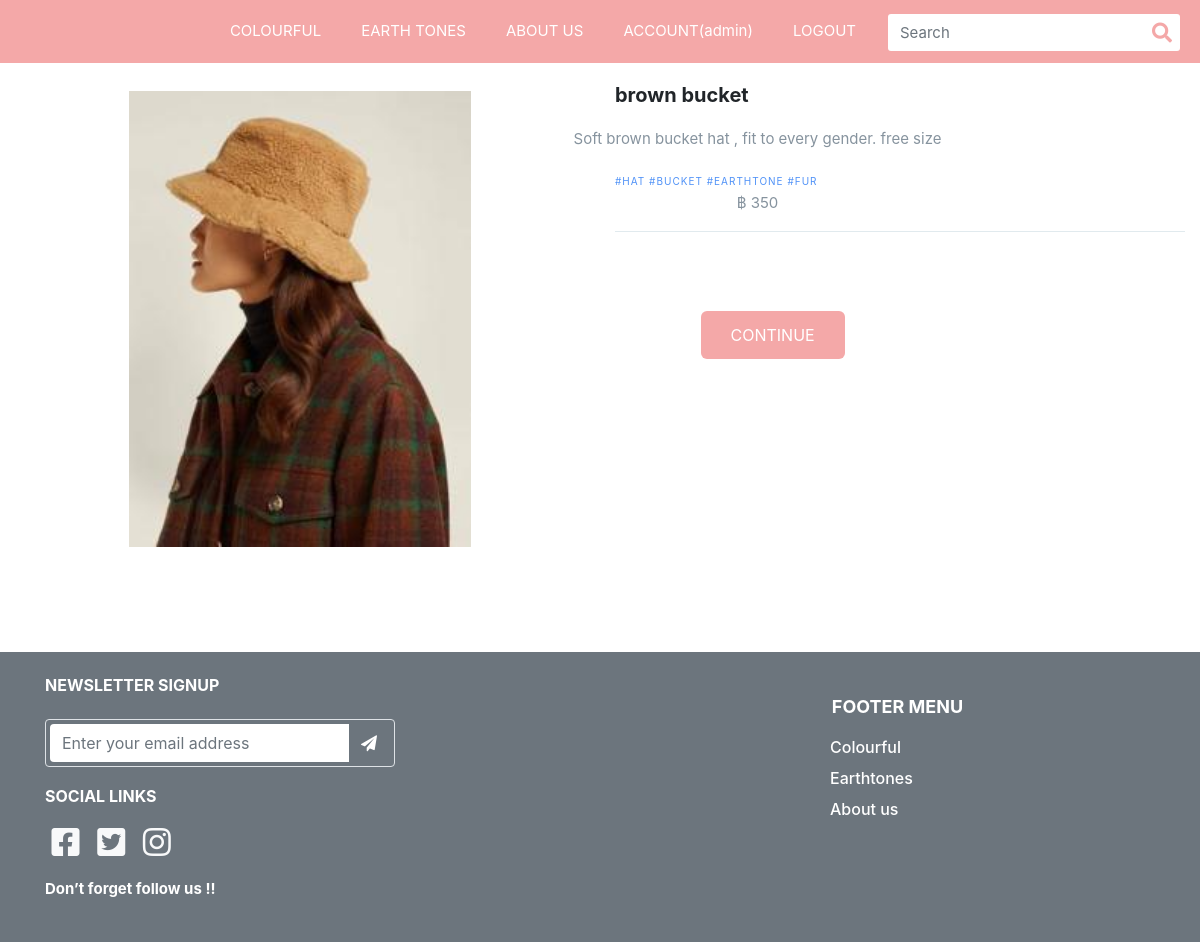
/ProductDetail?type=Earthtones (signed in), run on the app's committed database.
### item/models.py (models this page shows, shortened)
class Item(models.Model):
    name = models.CharField(max_length=300)
    detail = models.TextField(max_length=1000)
    slug = models.SlugField(unique=True,default=None)
    img = models.ImageField(default='default_item.png', upload_to='item_pics')
    amount = models.PositiveIntegerField(default=0)
    category = models.ForeignKey(Category, on_delete=models.PROTECT,default=None)
    price = models.PositiveIntegerField(default=0)
    hashtag = models.TextField(max_length=100,default=None)
    class Meta:
        verbose_name_plural = "สินค้า"

### item/views.py (the view)
# urls.py: path('ProductDetail' , views.Detail,name='Detail'),
def Detail(request):
    type=request.GET['type']
    if request.user.is_authenticated:
        if type == "Earthtones":
            some_Earthtones = Category.objects.get(category="Earthtones")
            Item_Earthtones = list(Item.objects.all().filter(category=some_Earthtones))
            randomItemE = random.sample(Item_Earthtones,1)
            context = {'Item': randomItemE}
        elif type == "Colourful":
            some_Colourful = Category.objects.get(category="Colourful")
            Item_Colourful = list(Item.objects.all().filter(category=some_Colourful))
            randomItemC = random.sample(Item_Colourful,1)
            context = {'Item': randomItemC}
        return render(request,'Detail.html',context=context)
    else:
        messages.info(request,"Login Before Random please")
        return redirect('/Login')

### template/Detail.html (shortened to what this page needs)
{% extends "1Navbar.html" %}
{% load static %}
{% block content %}
<!DOCTYPE html>
<html lang="en">
<head>
    <link rel="stylesheet" href="{% static 'css/detail.css' %}">
</head>
<body>
<div class="container-fluid">
    <div class="row">
        {% for item in Item %}
        <div class="col-sm-6">
            <div class="left-column">
                <img src="{{ item.img.url }}" width="300px"></img>
            </div>
        </div>
        <div class="col-sm-6">
            <div class="right-column">
                <div class="product-description">
                    <h5>{{ item.name }}</h5>
                    <p>{{ item.detail }}</p>
                   <span>{{ item.hashtag }}</span>
                    <p> ฿ {{ item.price }}</p>
                </div>
                {% endfor %}
                <div class="product-price">
                    <a href="/Payment" class="continue-btn">CONTINUE</a>
                </div>
            </div>
        </div>
    </div>
</div>
<footer>
    <div class="jumbotron jumbotron-fluid bg-secondary p-4 mt-5 mb-0">
      <div class="container">
        <div class="row">
          <div class="col-lg-4 col-md-6 mb-lg-0">
            <h6 class="text-uppercase font-weight-bold mb-4">NEWSLETTER SIGNUP</h6>
            <div class="p-1 rounded border">
              <div class="input-group">
                <input type="email" placeholder="Enter your email address" aria-describedby="button-addon1"
                  class="form-control border-0 shadow-0">
                <div class="input-group-append">
                  <button id="button-addon1" type="submit" class="btn btn-link"><i
                      class="fa fa-paper-plane"></i></button>
                </div>
              </div>
            </div>
            <h5 class="card-title text-white display-4" style="font-size:16px">SOCIAL LINKS</h5>
            <a class="text-light" href="#"><i class="fab fa-facebook-square fa-fw fa-2x"></i></a>
            <a class="text-light" href="#"><i class="fab fa-twitter-square fa-fw fa-2x"></i></a>
            <a class="text-light" href="#"><i class="fab fa-instagram fa-fw fa-2x"></i></a>
            <h5 class="card-title text-white display-4" style="font-size:15px">Don’t forget follow us !!</h5>
          </div>
          <div class="col-sm-8 col-md-6">
            <div class="footermenu">
              <h5 class="card-title text-white display-4" style="font-size:18px">FOOTER MENU</h5>
              <a class="text-light" href="/Colourful">
                <h6 class="card-title text-white" style="font-size:16px">Colourful</h6>
              </a>
              <a class="text-light" href="/Earthtone">
                <h6 class="card-title text-white" style="font-size:16px">Earthtones</h6>
              </a>
              <a class="text-light" href="/Aboutus">
                <h6 class="card-title text-white" style="font-size:16px">About us</h6>
              </a>
            </div>
          </div>
        </div>
      </div>
    </div>
  </footer>
</body>
</html>
{% endblock %}

### template/1Navbar.html (shortened to what this page needs)
{% load static %}
<!DOCTYPE html>
<html lang="en">
<head>
    <link rel="stylesheet" href="https://use.fontawesome.com/releases/v5.4.2/css/all.css">
    <link rel="stylesheet" href="https://cdnjs.cloudflare.com/ajax/libs/normalize/5.0.0/normalize.min.css">
    <link rel='stylesheet' href='https://cdnjs.cloudflare.com/ajax/libs/twitter-bootstrap/4.0.0-beta.2/css/bootstrap.css'>
    <link rel="stylesheet" type="text/css" href="{% static 'css/home.css' %}">
    <link rel="stylesheet" href="{% static 'js/home.js' %}">
</head>
<body>
    <nav class="navbar navbar-expand-custom navbar-mainbg">
        <a class="logo" href="/"><img
            src="https://media.discordapp.net/attachments/821058393442877482/835167645514727454/image0.png?width=1363&height=613"
            alt=""></a>
        <div class="collapse navbar-collapse" id="navbarSupportedContent">
          <ul class="navbar-nav ml-auto">
            <li class="nav-item ">
              <a class="nav-link" href="/List?category=Colourful"> COLOURFUL</a>
            </li>
            <li class="nav-item">
              <a class="nav-link" href="/List?category=Earthtones">EARTH TONES</a>
            </li>
            <li class="nav-item ">
              <a class="nav-link" href="/Aboutus">ABOUT US</a>
            </li>
            {% if user.is_authenticated %}
            <li class="nav-item">
              <a class="nav-link" href="/Myorder">ACCOUNT({{ user.username }})</a>
            </li>
            <li class="nav-item">
              <a class="nav-link" href="/Logout">LOGOUT</a>
            </li>
            {% endif %}
          </ul>
          <form class="form-inline " method="GET">
            <div class="input-group search-box">
              <input type="text" style="margin-left: 12px; text-shadow: #535e67 2px;" class="form-control"
                placeholder="Search" required="required" name="q">
              <span class="input-group-btn">
                <button class="btn" style="color: #F4A8A8;" type="submit"><i class="fas fa-search"></i></button>
              </span>
            </div>
          </form>
        </div>
      </nav>
    {% block content %}
    {% endblock content %}
</body>
</html>

### staticfile/css/home.css (style rules this page uses)
.logo img { margin-top: 1.2px; padding: 0px; height: 60px; padding-left: 30px; }
.navbar-mainbg { width: 100%; background-color: #F4A8A8; padding: 0px; }
#navbarSupportedContent { overflow: hidden; position: relative; }
#navbarSupportedContent ul li a { color: rgb(255, 255, 255); text-decoration: none; font-size: 15px; display: block; padding: 20px 20px; position: relative; }
.search-box { position: relative; height: 34px; margin-right: 20px; }
.search-box input { border: 0; border-radius: 3px !important; padding-right: 40px; font-size: 15px; }
.search-box .input-group-btn { position: absolute; right: 0; top: 0; z-index: 999; }
.search-box .input-group-btn button { background-color: transparent; border: 0; padding: 4px 8px; font-size: 20px; }
@media (min-width: 992px) { .navbar-expand-custom { -ms-flex-flow: row nowrap; flex-flow: row nowrap; -ms-flex-pack: start; justify-content: flex-start; } }
@media (min-width: 992px) { .navbar-expand-custom .navbar-nav { -ms-flex-direction: row; flex-direction: row; } }
@media (min-width: 992px) { .navbar-expand-custom .navbar-collapse { display: -ms-flexbox!important; display: flex!important; -ms-flex-preferred-size: auto; flex-basis: auto; } }
.row h6 { color: white; }
.row h5 { margin-top: 20px; margin-bottom: 20px; font-weight: bold; }
.row button { color: white; margin-top: auto; margin-left: auto; }
.footermenu { margin-left: 75%; }
.footermenu h5 { text-align: center; }

### staticfile/css/detail.css (style rules this page uses)
.logo img { margin-top: 1.2px; padding: 20px; height: 60px; padding-left: 30px; }
.navbar-mainbg { width: 100%; background-color: #F4A8A8; padding: 0px; }
#navbarSupportedContent { overflow: hidden; position: relative; }
#navbarSupportedContent ul li a { color: rgb(255, 255, 255); text-decoration: none; font-size: 15px; display: block; padding: 20px 20px; position: relative; }
.search-box { position: relative; height: 34px; margin-right: 20px; }
.search-box input { border: 0; border-radius: 3px !important; padding-right: 40px; font-size: 15px; }
.search-box .input-group-btn { position: absolute; right: 0; top: 0; z-index: 999; }
.search-box .input-group-btn button { background-color: transparent; border: 0; padding: 4px 8px; font-size: 20px; }
@media (min-width: 992px) { .navbar-expand-custom { -ms-flex-flow: row nowrap; flex-flow: row nowrap; -ms-flex-pack: start; justify-content: flex-start; } }
@media (min-width: 992px) { .navbar-expand-custom .navbar-nav { -ms-flex-direction: row; flex-direction: row; } }
@media (min-width: 992px) { .navbar-expand-custom .navbar-collapse { display: -ms-flexbox!important; display: flex!important; -ms-flex-preferred-size: auto; flex-basis: auto; } }
.left-column img { width: 60%; margin-top: 5%; margin-left: 20%; margin-bottom: 10%; }
.product-description { border-bottom: 1px solid #e1eaee; margin-bottom: 20px; }
.product-description span { font-size: 12px; color: #5092f7; letter-spacing: 1px; text-transform: uppercase; text-decoration: none; }
.product-description p { font-size: 15px; font-weight: 0px; color: #86939E; line-height: 24px; margin-left: -340px; text-align: center; }
.product-price { align-items: center; }
.continue-btn { display: inline-block; background-color: #F4A8A8; border-radius: 6px; font-size: 16px; color: #FFFFFF; text-decoration: none; padding: 12px 30px; transition: all .5s; margin-top: 59px; margin-left: 290px; }
@media screen and (min-width: 421px) { .product-description p { margin-left: 0; } }
@media screen and (min-width: 421px) { .continue-btn { margin-left: 40%; } }
@media screen and (min-width: 576px) { .product-description p { font-size: 15px; margin-left: -50%; } }
@media screen and (min-width: 576px) { .product-description span { font-size: 10px; } }
@media screen and (min-width: 576px) { .continue-btn { margin-left: 15%; } }
.row h6 { color: white; }
.row h5 { margin-top: 20px; margin-bottom: 20px; font-weight: bold; }
.row button { color: white; margin-top: auto; margin-left: auto; }
.footermenu { margin-left: 75%; }
.footermenu h5 { text-align: center; }

### data on the page
Item: img (picture), name "brown bucket", detail "Soft brown bucket hat , fit to every gender. free size", hashtag "#HAT #BUCKET #EARTHTONE #FUR", price "350"

### other printed values
{{ user.username }} "admin"
